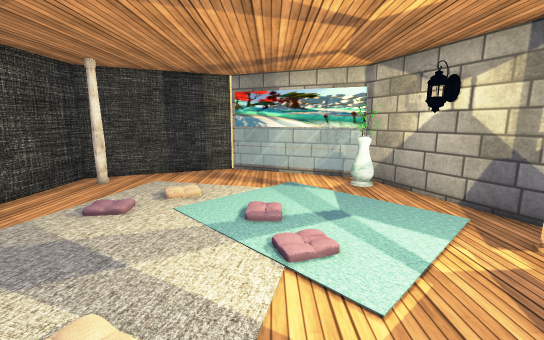
view 1 (above)

12 first-person views from a walk through a scene from a Unity 3-D project. The camera is 1.5 m above the floor, tilts 10° down and sees 90° across. The floor is counted in squares, 0.5 m on a side. Each view is taken from the middle of a square. On the plan, view 1 faces up. The plan holds only what a view shows up to about 20 squares ahead; the rest is blank. The place goes on beyond the plan. The player is left out. Some surface patterns are stand-ins.

view 2
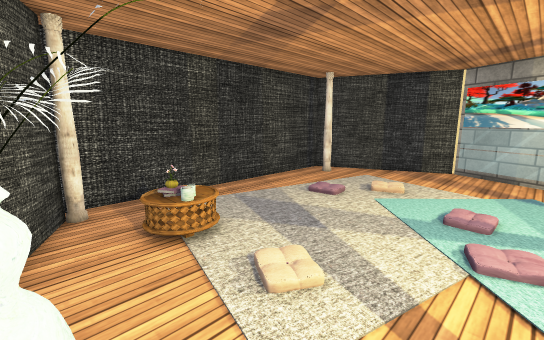

view 3
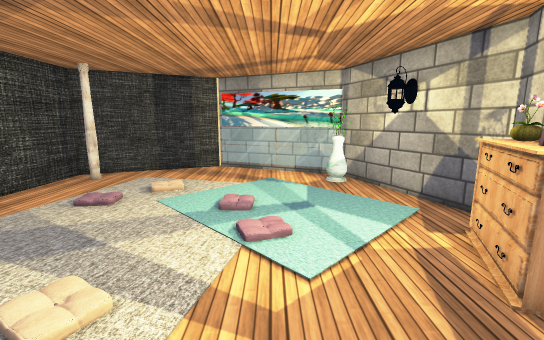

view 4
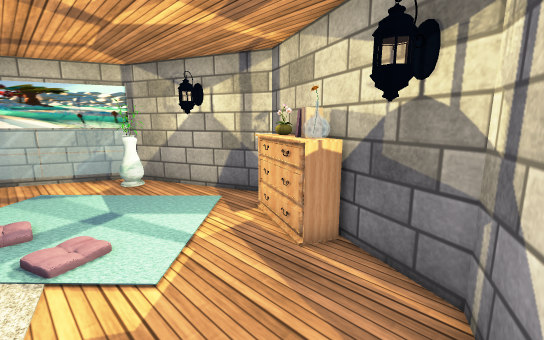

view 5
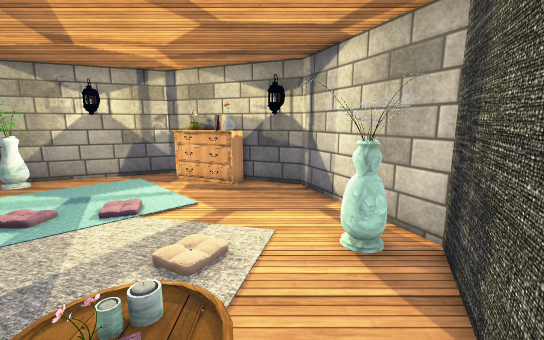

view 6
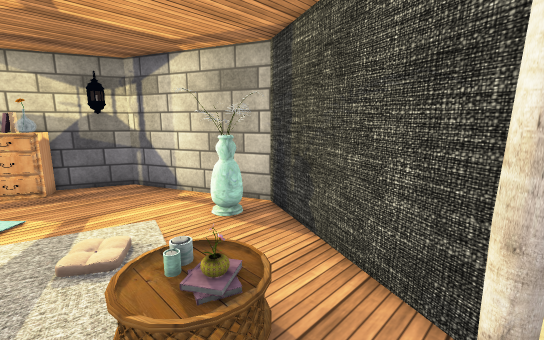

view 7
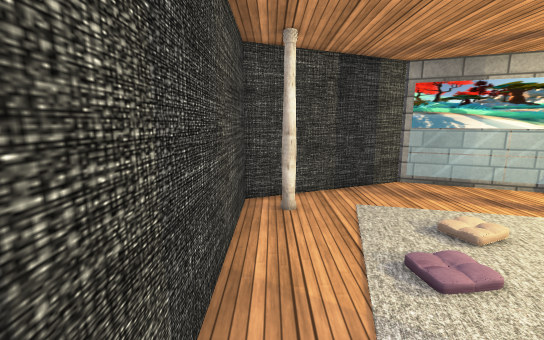

view 8
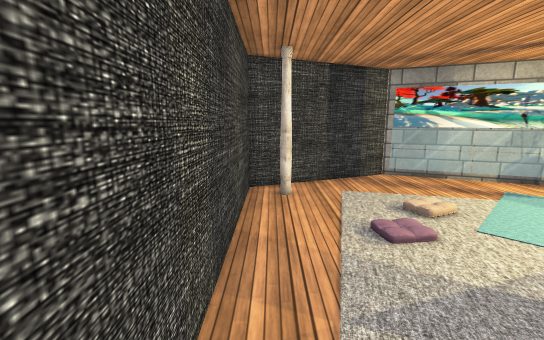

view 9
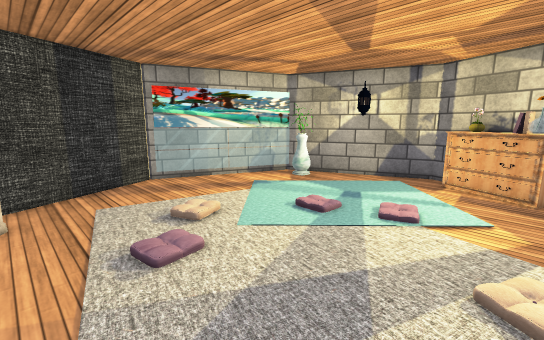

view 10
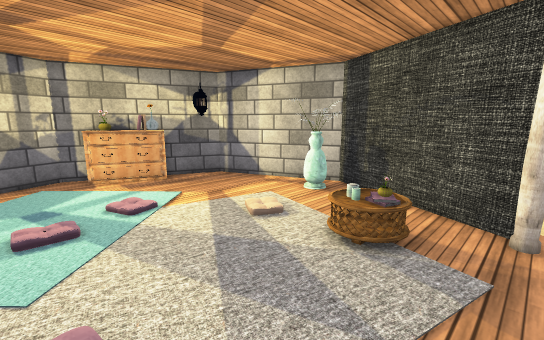

view 11
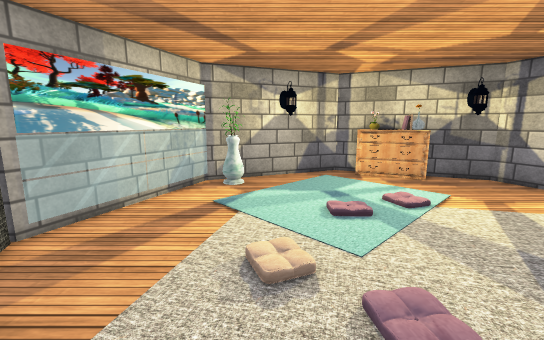

view 12
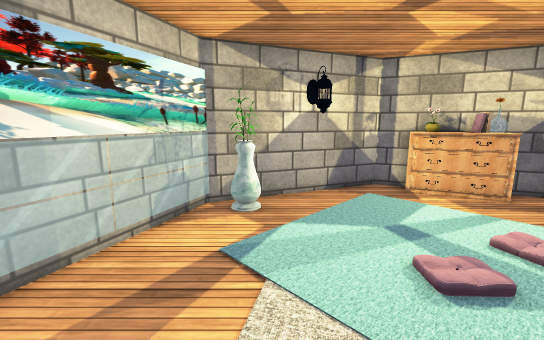

### Floor plan
Key: @ floor where view 1 was taken; # wall or solid block; . floor; v drop or lower ground; C column; A vase; R rug; L lantern; B cabinet; K books; O other object.
Columns run from 10 left of view 1 to 8 right of it. Each row starts with its distance up from view 1.
 18        vv
 17      v####v
 16    ###....###
 15 v##.........OO#v
 14 ##............##
 13 #CC...........AA#
 12 #.....  ... ...A#
 11 #...         ...#v
 10 #... R        ..L#
  9 #... R         ..#
  8 #...            .##
  7 #..            ...#
  6 #..       R R ..BB#
  5 #..       ......B##
  4 #..    R  .....BK#
  3 #.. OR R  .....BOv
  2 #...#O..  ......#
  1 #C.............L#
  0 #C#.....# @....#
 -1  v###..###.. ##v
 -2      ########
 -3        ###v

Positions as (right, up) in squares from view 1, and headings:
1: (0, 0), facing up
2: (1, -1), facing up-left
3: (1, -1), facing up
4: (0, -1), facing up-right
5: (-8, 1), facing right
6: (-9, 4), facing down-right
7: (-9, 4), facing up
8: (-9, 2), facing up
9: (-8, 3), facing up-right
10: (-9, 9), facing down-right
11: (-9, 11), facing right
12: (-5, 12), facing right
